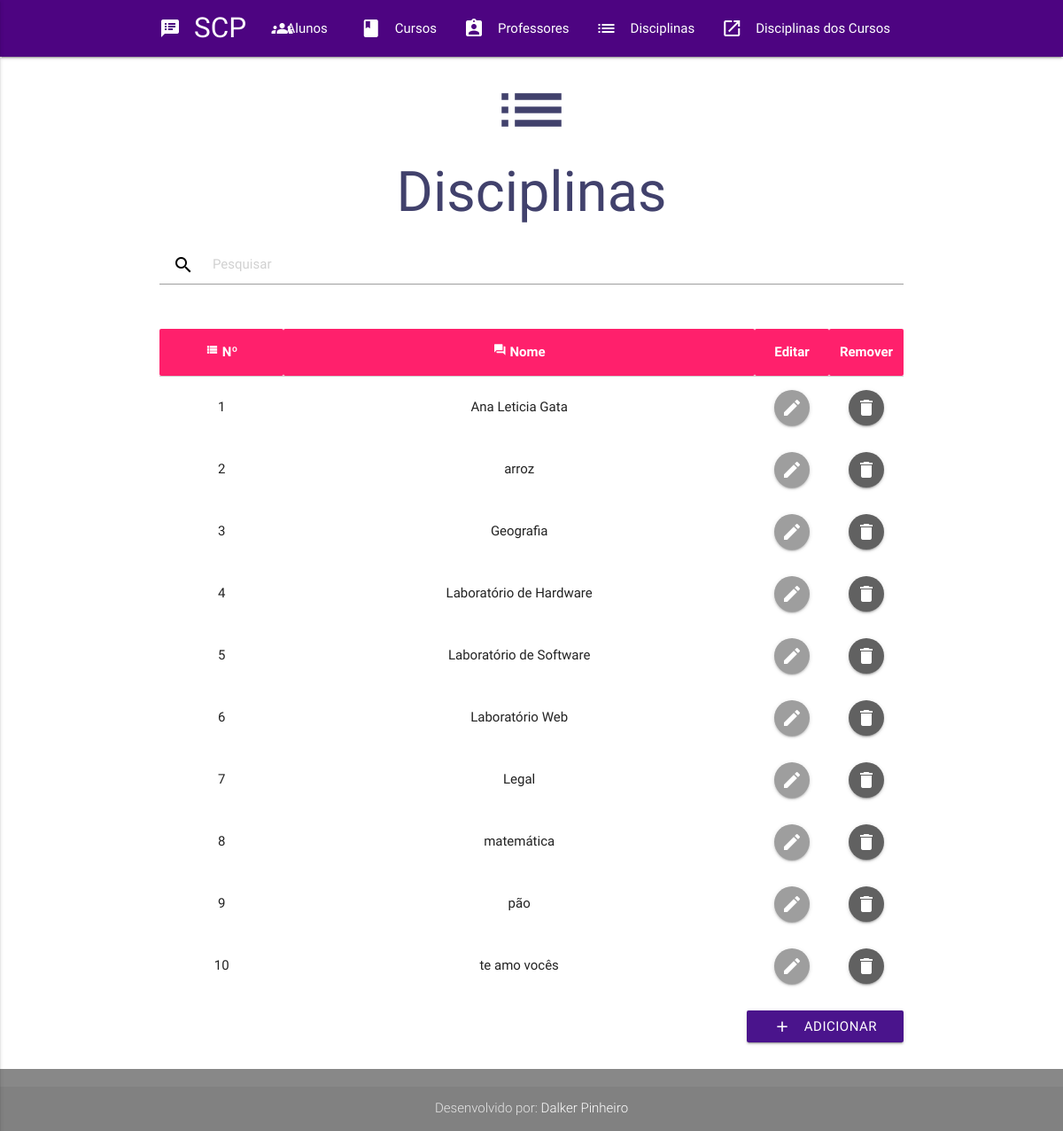
Page /disciplinas.php on the committed database.
### tables this page shows
CREATE TABLE `disciplina` (
  `cod` int(11) NOT NULL,
  `nome` varchar(50) NOT NULL
);

### disciplinasFuncoes.php (called while the page is built, shortened)
<?php
$funcoes = new DisciplinaMySqlDAO();
if(isset($_GET['pesquisa'])&&!empty($_GET['pesquisa'])){
  $disciplinas = $funcoes->queryByNome($_GET['pesquisa']);
}
else{
  $disciplinas = $funcoes->queryAllOrderBy("nome");
}
?>

### class/mysql/DisciplinaMySqlDAO.class.php (called while the page is built, shortened)
<?php
class DisciplinaMySqlDAO implements DisciplinaDAO{
	public function queryAllOrderBy($orderColumn){
		$sql = 'SELECT * FROM disciplina ORDER BY '.$orderColumn;
		$sqlQuery = new SqlQuery($sql);
		return $this->getList($sqlQuery);
	}
	protected function readRow($row){
		$disciplina = new Disciplina();
		$disciplina->cod = $row['cod'];
		$disciplina->nome = $row['nome'];
		return $disciplina;
	}
	protected function getList($sqlQuery){
		$tab = QueryExecutor::execute($sqlQuery);
		$ret = array();
		for($i=0;$i<count($tab);$i++){
			$ret[$i] = $this->readRow($tab[$i]);
		}
		return $ret;
	}
}
?>

### class/sql/QueryExecutor.class.php (called while the page is built, shortened)
<?php
class QueryExecutor{
	public static function execute($sqlQuery){
		$transaction = Transaction::getCurrentTransaction();
		if(!$transaction){
			$connection = new Connection();
		}else{
			$connection = $transaction->getConnection();
		}
		$query = $sqlQuery->getQuery();
		$result = $connection->executeQuery($query);
		$i=0;
		$tab = array();
		while ($row = mysql_fetch_array($result)){
			$tab[$i++] = $row;
		}
		return $tab;
	}
}
?>

### class/sql/ConnectionProperty.class.php (called while the page is built, shortened)
<?php
class ConnectionProperty{
	private static $database = 'sippa';
	public static function getDatabase(){
		return ConnectionProperty::$database;
	}
}
?>

### class/sql/ConnectionFactory.class.php (called while the page is built, shortened)
<?php
class ConnectionFactory{
	static public function getConnection(){
		$conn = mysql_connect(ConnectionProperty::getHost(), ConnectionProperty::getUser(), ConnectionProperty::getPassword());
		return $conn;
	}
}
?>

### class/sql/SqlQuery.class.php (called while the page is built, shortened)
<?php
class SqlQuery{
	var $txt;
	var $idx = 0;
	function SqlQuery($txt){
		$this->txt = $txt;
	}
	public function getQuery(){
		if($this->idx==0){
			return $this->txt;
		}
		$sql = '';
		return $sql;
	}
}
?>

### class/sql/Connection.class.php (called while the page is built, shortened)
<?php
class Connection{
	private $connection;
	public function Connection(){
		$this->connection = ConnectionFactory::getConnection();
	}
	public function executeQuery($sql){
		return mysql_query($sql, $this->connection);
	}
}
?>

### disciplinas.php (the view, shortened to what this page needs)
<?php require_once("header.php");?>
    <div class="container hero-unit">
      <a href="disciplinas.php">
        <div class="section no-pad-bot" id="index-banner">
          <div class="center espacoTitulo">
            <i class="large material-icons tituloIcone">list</i>
          </div>
          <div class="container">
            <h1 class="header center titulo text-darken-2 espacoPesquisa">Disciplinas</h1>
          </div>
        </div>
    </a>
<?php require_once("disciplinasFuncoes.php");?>
      <div class="section">
          <div class="search-wrapper" >
            <form  name="pesquisar" >
              <div class="input-field">
                <input id="pesquisa" name="pesquisa" type="search" required placeholder="Pesquisar">
                 <label class="label-icon"><i class="material-icons black-text">search</i></label>
              </div>
            </form>
          </div>
      </div>
      <div class="section">
        <table class="highlight centered">
          <thead class="tabela">
            <tr>
              <th><i class="material-icons tiny icon-demo">view_list</i> Nº</th>
              <th><i class="material-icons tiny icon-demo">forum</i> Nome</th>
              <th class="btnTabela">Editar</th>
              <th class="btnTabela">Remover</th>
            </tr>
          </thead>
          <tbody>
          <?php
            $numeracao=0;
            foreach ($disciplinas as $disciplina) {
              $numeracao++;
          ?>
            <tr>
              <td><?=$numeracao?></td>
              <td><?=$disciplina->nome?></td>
              <td class="center">
                <a onclick="setDadosModalEditarDisciplina('<?= $disciplina->cod?>','<?= $disciplina->nome?>')" class="btn-floating  waves-effect waves-light grey" href="#modal2">
                  <i class="material-icons" href="#modal2">mode_edit</i>
                </a>
              </td>
              <td class="center">
                <a onclick="setDadosModalExcluirDisciplina('<?= $disciplina->cod?>');" class="small btn-floating waves-effect waves-light grey darken-2 " href="#modal3"><i class="material-icons">delete</i></a>
              </td>
            </tr>
          <?php } ?>
          </tbody>
        </table>
        <div class="section right-align">
            <a class="waves-effect waves-light btn purple darken-4" href="#modal1">Adicionar<i class="material-icons left">add</i>
            </a>
        </div>
      </div>
    </div>
<?php require_once("rodape.php"); ?>

### css/config.css (style rules this page uses)
.espacoTitulo { margin-bottom: -3%; }
.espacoPesquisa { margin-bottom: -1%; }
.btnTabela { width: 10%; }
.tabela { background-color:#FF206C; color: white }
.titulo { color: #41416C }
.tituloIcone { color: #41416C }

### rows in the picture
disciplina: nome "Ana Leticia Gata"
disciplina: nome "arroz"
disciplina: nome "Geografia"
disciplina: nome "Laboratório de Hardware"
disciplina: nome "Laboratório de Software"
disciplina: nome "Laboratório Web"
disciplina: nome "Legal"
disciplina: nome "matemática"
disciplina: nome "pão"
disciplina: nome "te amo vocês"
